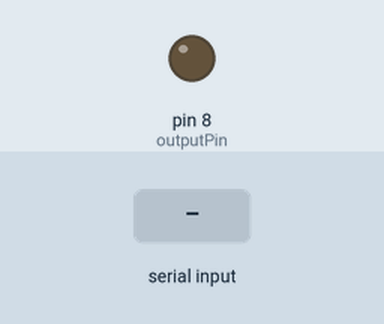
The sketch below on a simulated Arduino Uno, built with avr-gcc and run on an emulated ATmega328P. Parts: output pins drawn as LEDs (lit = HIGH). The inputs (shaded band) are chosen by the test bench. What the sketch prints to the serial monitor is not drawn.

Above: at 1.2 s.
1.3 s: "1" received over Serial
At 1.7 s:
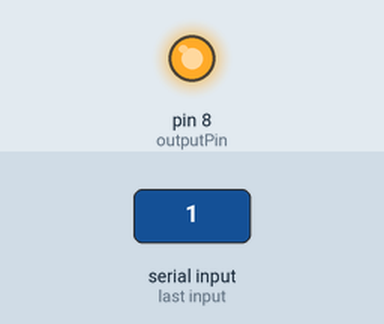
Timing chart, 0 to 4.3 s (numbered marks = the images above; inputs shaded):
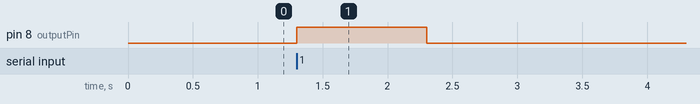

Measured:
- after the input at 1.3 s, pin 8 (outputPin): LOW → HIGH at once, → LOW 1.0 s later

The sketch:

arduino_control.ino
```cpp
const int outputPin = 8;                 // Pin que se enciende y apaga
const unsigned long delayBeforeOn = 0;  // Espera antes de encender (5 segundos)
const unsigned long durationOn = 1000;     // Tiempo encendido (2 segundos)

struct Event {
  unsigned long onTime;   // Cuándo encender
  unsigned long offTime;  // Cuándo apagar
  bool onTriggered;
  bool active;
};

#define MAX_EVENTS 10
Event events[MAX_EVENTS];

void setup() {
  Serial.begin(9600);
  pinMode(outputPin, OUTPUT);
  digitalWrite(outputPin, LOW);

  // Inicializar estructura de eventos
  for (int i = 0; i < MAX_EVENTS; i++) {
    events[i].active = false;
  }
}

void loop() {
  // Leer del puerto serie
  if (Serial.available() > 0) {
    char command = Serial.read();
    if (command == '1') {
      scheduleEvent();
    }
  }

  unsigned long now = millis();

  for (int i = 0; i < MAX_EVENTS; i++) {
    if (events[i].active) {
      // Encender si corresponde
      if (!events[i].onTriggered && now >= events[i].onTime) {
        digitalWrite(outputPin, HIGH);
        events[i].onTriggered = true;
        Serial.println("⚡ Pin activado");
      }

      // Apagar si corresponde
      if (events[i].onTriggered && now >= events[i].offTime) {
        digitalWrite(outputPin, LOW);
        events[i].active = false;
        Serial.println("🔕 Pin desactivado");
      }
    }
  }
}

void scheduleEvent() {
  for (int i = 0; i < MAX_EVENTS; i++) {
    if (!events[i].active) {
      unsigned long now = millis();
      events[i].onTime = now + delayBeforeOn;
      events[i].offTime = events[i].onTime + durationOn;
      events[i].onTriggered = false;
      events[i].active = true;
      Serial.println("🕒 Orden recibida. Encendido programado en 5 segundos.");
      return;
    }
  }

  Serial.println("❌ Límite de eventos alcanzado. Espera a que se liberen.");
}
```
